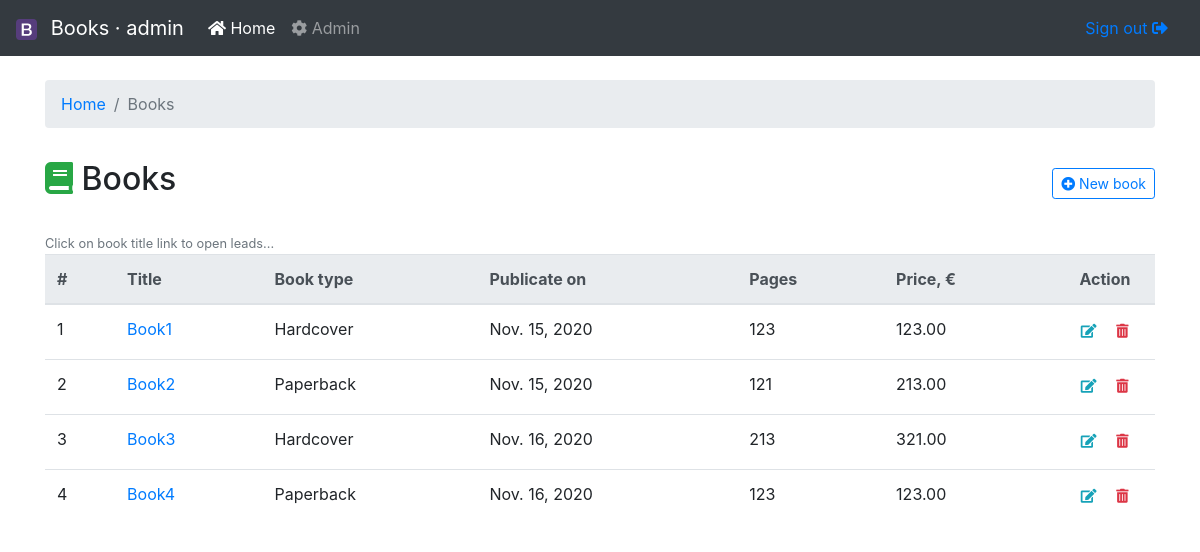
Page /books/ (signed in) on the earlier database version.
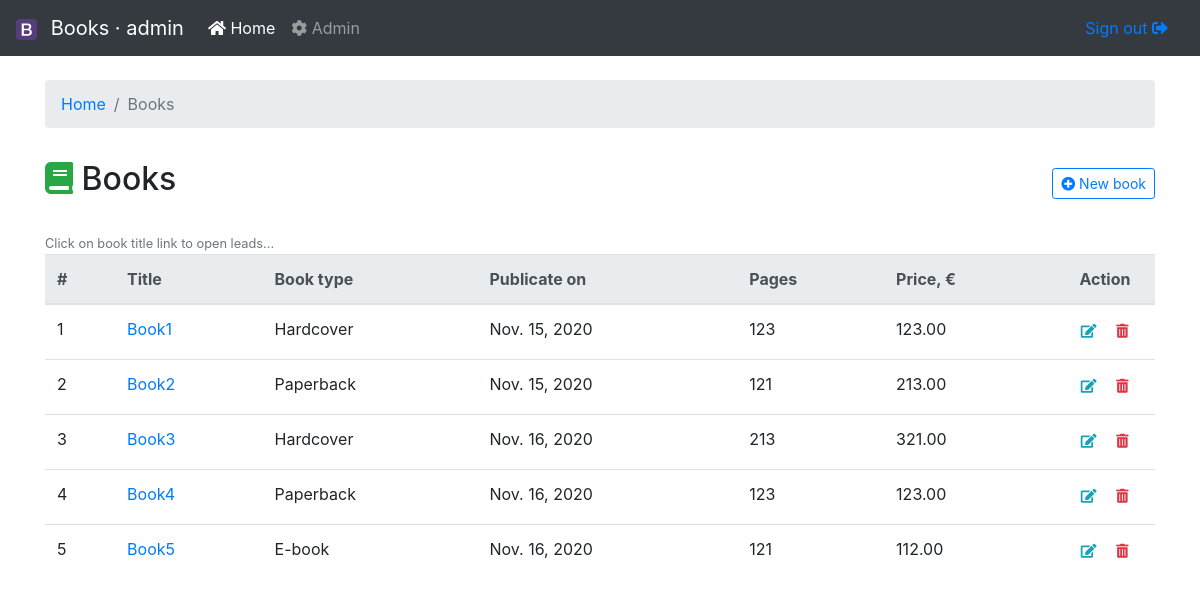
Same page on the later database version.
### books/models.py (models this page shows, shortened)
class Book(models.Model):
    HARDCOVER = 1
    PAPERBACK = 2
    EBOOK = 3
    BOOK_TYPES = (
        (HARDCOVER, 'Hardcover'),
        (PAPERBACK, 'Paperback'),
        (EBOOK, 'E-book'),
    )
    title = models.CharField(max_length=50, verbose_name='Title')
    publication_date = models.DateField(null=True, verbose_name='Publicate on')
    price = models.DecimalField(max_digits=5, decimal_places=2, verbose_name='Price, €')
    pages = models.IntegerField(blank=True, null=True, verbose_name='Pages')
    book_type = models.PositiveSmallIntegerField(choices=BOOK_TYPES, verbose_name='Book type')
    class Meta:
        verbose_name = 'Book'
        verbose_name_plural = 'Books'

### books/views.py (the view)
# urls.py: path('books/', books_list, name='books-list'),
@login_required
def books_list(request):
    books = Book.objects.all()
    context = {"title": "Books", "object_list": books}
    return render(request, 'books.html', context)

### books/templatetags/cms.py (called while the page is built)
@register.filter(name='object_verbose_name')
def get_object_verbose_name(object):
    if hasattr(object, 'model'):
        object = object.model
    return object._meta.verbose_name if object else ''

@register.filter(name='object_verbose_name_plural')
def get_object_verbose_name_plural(object):
    if hasattr(object, 'model'):
        object = object.model
    return object._meta.verbose_name_plural if object else ''

@register.simple_tag
def get_field_verbose_name(object, field):
    if hasattr(object, 'model'):
        object = object.model
    return object._meta.get_field(field).verbose_name if object else ''

### templates/books.html (shortened to what this page needs)
{% extends 'layouts/base.html' %}
{% load cms %}
{% block content %}
<nav aria-label="breadcrumb">
  <ol class="breadcrumb">
    <li class="breadcrumb-item"><a href="{% url 'books:home' %}">Home</a></li>
    <li class="breadcrumb-item active" aria-current="page">{{ object_list|object_verbose_name_plural }}</li>
  </ol>
</nav>
{% with object_list as books %}
  <div class="d-flex justify-content-between flex-wrap flex-md-nowrap align-items-center pt-3 pb-2 mb-3">
      <h1 class="h2"><i class="fas fa-book text-success"></i> {{ title }}</i></h1>
      <div class="btn-toolbar mb-2 mb-md-0">
          <a class="btn btn-sm btn-outline-primary ajax-load-form" href="{% url 'books:book-create' %}">
          <i class="fas fa-plus-circle"></i> New {{ books|object_verbose_name|lower }}</a>
      </div>
  </div>
  <small class="text-muted">Click on book title link to open leads...</small>
  <table class="table table-hover" id="table-ajax">
    <thead class="thead-light">
      <tr>
        <th>#</th>
        <th>{{ books|field_verbose_name:'title' }}</th>
        <th>{{ books|field_verbose_name:'book_type' }}</th>
        <th>{{ books|field_verbose_name:'publication_date' }}</th>
        <th>{{ books|field_verbose_name:'pages' }}</th>
        <th>{{ books|field_verbose_name:'price' }}</th>
        <th scope="col" class="crud-column">Action</th>
      </tr>
    </thead>
    <tbody>
      {% include 'books_list.html' %}
    </tbody>
  </table>
{% endwith %}
{% endblock %}

### templates/books_list.html (shortened to what this page needs)
{% load cms %}
{% for book in object_list %}
<tr>
    <td>{{ forloop.counter }}</td>
    <td><a href="{% url 'books:leads-list' book.pk %}" title="Leads">{{ book.title }}</a></td>
    <td>{{ book.get_book_type_display }}</td>
    <td>{{ book.publication_date }}</td>
    <td>{{ book.pages }}</td>
    <td>{{ book.price }}</td>
    <td class="crud-column">
        <a href="{% url 'books:book-update' book.pk %}"
            class="btn btn-outline-info btn-sm btn-circle btn-noborder ajax-load-form" title="Edit">
            <i class="fa fa-edit"></i></a>
        <a href="{% url 'books:book-delete' book.pk %}"
            class="btn btn-outline-danger btn-sm btn-circle btn-noborder ajax-load-form" title="Delete">
            <i class="fa fa-trash-alt"></i></a>
    </td>
</tr>
{% empty %}
<tr>
    <td colspan="7" class="text-center bg-warning">No {{ object_list|object_verbose_name|lower }}</td>
</tr>
{% endfor %}

Differences in the rows shown:
added Book: title "Book5", book_type "E-book", publication_date "Nov. 16, 2020", pages "121", price "112.00"
